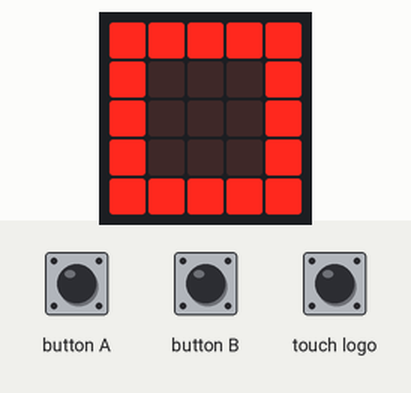
Simulated run of this program. Board: BBC micro:bit (MakeCode). Parts: the board's 5×5 LED display. The inputs (shaded band) are chosen by the test bench.

Above: at 1.8 s.
1.9 s: button A pressed for 0.15 s
At 2.5 s:
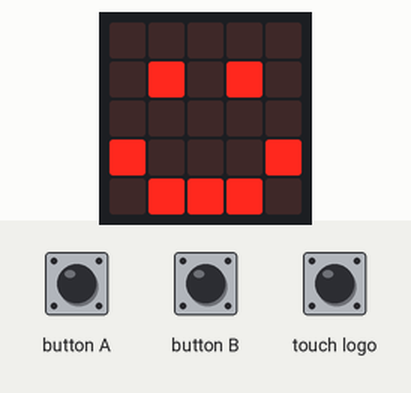
3.5 s: button B pressed for 0.15 s
At 4.8 s:
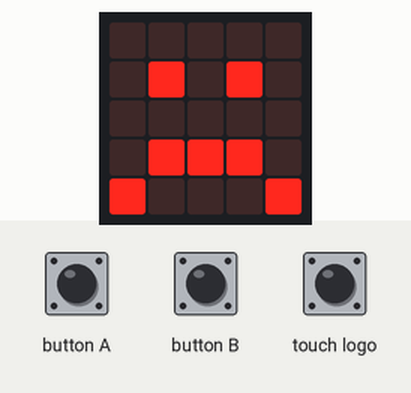
5.1 s: touch logo pressed for 0.15 s
At 6.1 s:
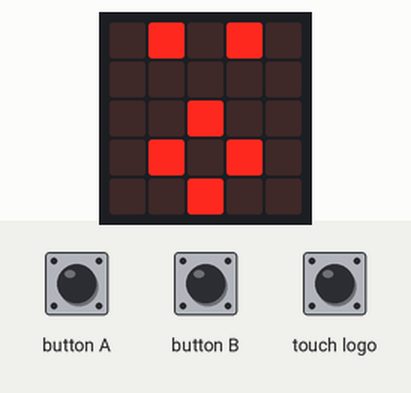
Timing chart, 0 to 8.1 s (numbered marks = the images above; inputs shaded):
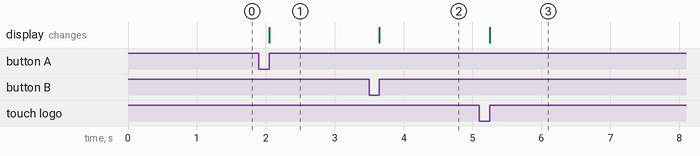

Measured:
- after the input at 1.9 s, the display: changes after 0.15 s (image 1)
- after the input at 3.5 s, the display: changes after 0.15 s (image 2)
- after the input at 5.1 s, the display: changes after 0.15 s (image 3)

The program:

main.ts
```typescript
input.onButtonPressed(Button.A, function () {
    basic.showIcon(IconNames.Happy)
})
input.onButtonPressed(Button.B, function () {
    basic.showIcon(IconNames.Sad)
})
input.onLogoEvent(TouchButtonEvent.Pressed, function () {
    basic.showIcon(IconNames.Surprised)
})
basic.showIcon(IconNames.Square)
```

test.ts
```typescript
// les tests vont ici ; cela ne sera pas compilé si ce paquet est utilisé en tant qu'extension.
```
